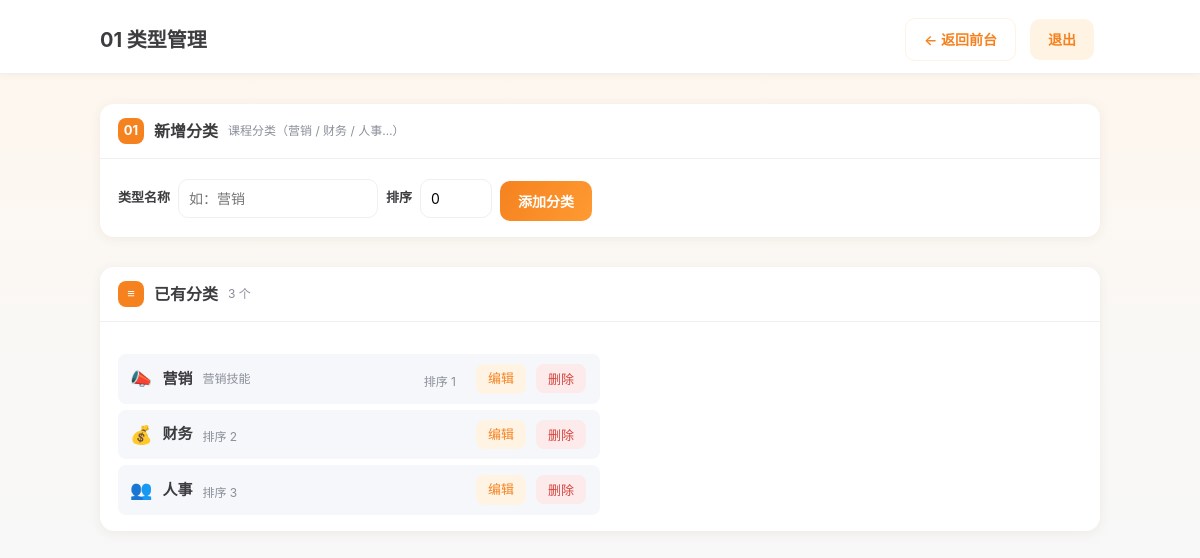
Page /admin/categories (signed in) on the committed database.
### tables this page shows
CREATE TABLE categories (
    id    INTEGER PRIMARY KEY AUTOINCREMENT,
    key   TEXT UNIQUE,
    name  TEXT NOT NULL,
    icon  TEXT,
    sort  INTEGER DEFAULT 0
, intro TEXT);

### app.py (the view)
@app.route("/admin/categories")
def admin_categories():
    r = ensure_admin()
    if r is not None:
        return r
    return render_template("admin/categories.html", cats=db.list_categories(), **_admin_stats())

### app.py (called while the page is built)
@app.before_request
def load_context():
    g.user = db.get_user(session.get("uid")) if session.get("uid") else None
    g.admin = session.get("admin") is True
    g.wecom_enabled = config.WECOM_ENABLED

@app.context_processor
def inject():
    return dict(user=g.user, admin=g.admin, wecom_enabled=config.WECOM_ENABLED,
                public_base=config.PUBLIC_BASE_URL, max_upload_mb=config.MAX_UPLOAD_MB)

def ensure_admin():
    if not g.admin:
        return redirect(url_for("admin_login"))

def _admin_stats():
    return dict(
        total_cats=db.fetch_one("SELECT COUNT(*) AS n FROM categories")["n"],
        total_courses=db.fetch_one("SELECT COUNT(*) AS n FROM courses")["n"],
        total_users=db.fetch_one("SELECT COUNT(*) AS n FROM users")["n"],
        total_certs=db.fetch_one("SELECT COUNT(*) AS n FROM certificates")["n"],
    )

### db.py (called while the page is built)
def get_conn():
    os.makedirs(os.path.dirname(config.DB_PATH), exist_ok=True)
    conn = sqlite3.connect(config.DB_PATH)
    conn.row_factory = sqlite3.Row
    conn.execute("PRAGMA foreign_keys = ON")
    return conn

def fetch_one(sql, args=()):
    conn = get_conn()
    row = conn.execute(sql, args).fetchone()
    conn.close()
    return row

def fetch_all(sql, args=()):
    conn = get_conn()
    rows = conn.execute(sql, args).fetchall()
    conn.close()
    return rows

def list_categories():
    return fetch_all("SELECT * FROM categories ORDER BY sort, id")

### templates/admin/categories.html (shortened to what this page needs)
{% extends "base.html" %}
{% set hide_topbar = true %}
{% block body %}
<div class="page-head" style="display:flex;justify-content:space-between;align-items:center;gap:14px">
  <h1>01 类型管理</h1>
  <div style="display:flex;align-items:center;gap:8px">
    <a class="btn btn-ghost" href="{{ url_for('home') }}">← 返回前台</a>
    <a class="btn" href="{{ url_for('admin_logout') }}">退出</a>
  </div>
</div>
<section class="module">
  <div class="module-head"><span class="module-no">01</span> 新增分类
    <span class="module-sub">课程分类（营销 / 财务 / 人事…）</span>
  </div>
  <div class="module-body">
    <form method="post" action="{{ url_for('admin_category_new') }}" class="admin-form admin-form-inline">
      <label>类型名称</label>
      <input name="name" placeholder="如：营销" required>
      <label>排序</label>
      <input name="sort" class="w-sm" placeholder="0" value="0">
      <button class="btn btn-primary" type="submit">添加分类</button>
    </form>
  </div>
</section>
<section class="module">
  <div class="module-head"><span class="module-no">≡</span> 已有分类
    <span class="module-sub">{{ cats|length }} 个</span>
  </div>
  <div class="module-body">
    <div class="cat-list">
      {% for c in cats %}
      <div class="cat-row">
        <span class="cat-ic">{{ c.icon }}</span>
        <span class="cat-nm">{{ c.name }}</span>
        {% if c.intro %}<span class="cat-intro" title="{{ c.intro }}">{{ c.intro }}</span>{% endif %}
        <span class="cat-meta">排序 {{ c.sort }}</span>
        <span class="cat-acts">
          <a class="mini" href="{{ url_for('admin_category_edit', cid=c.id) }}">编辑</a>
          <form method="post" action="{{ url_for('admin_category_delete', cid=c.id) }}"
                onsubmit="return confirm('删除分类「{{ c.name }}」？');" style="display:inline">
            <button class="mini danger" type="submit">删除</button>
          </form>
        </span>
      </div>
      {% else %}
      <div class="empty">还没有分类</div>
      {% endfor %}
    </div>
  </div>
</section>
{% endblock %}

### static/css/style.css (style rules this page uses)
:root { --primary:#F5821F; --primary-d:#D96E12; --primary-l:#FFF3E4; --primary-ll:#FFF9F2; --bg:#F5F7FA; --card:#fff; --text:#3D3D3F; --sub:#8B8F99; --ok:#22B573; --warn:#F5A623; --line:#EDEFF3; --radius:14px; --shadow:0 2px 12px rgba(80,55,20,.07); --shadow-lg:0 8px 30px rgba(80,55,20,.10); --gutter:100px; }
* { box-sizing:border-box;-webkit-tap-highlight-color:transparent }
html,body { margin:0;padding:0;width:100% }
body { font-family:-apple-system,BlinkMacSystemFont,"PingFang SC","Microsoft YaHei",sans-serif; background:var(--bg);color:var(--text);font-size:15px;line-height:1.5;min-height:100vh }
a { color:inherit;text-decoration:none }
.cat-meta { font-size:13px;color:var(--sub);margin-top:6px }
.btn { display:inline-block;text-align:center;padding:10px 18px;border-radius:10px; background:var(--primary-l);color:var(--primary);font-weight:600;border:none;cursor:pointer; font-size:14px;margin:6px 6px 0 0 }
.btn-primary { background:linear-gradient(120deg,var(--primary),#FF9A33);color:#fff }
.btn-ghost { background:#fff;border:1px solid var(--primary-l) }
.page-head { width:100%;padding:6px 0 16px }
.page-head h1 { font-size:20px;margin:6px 0 0 }
.admin-form { display:flex;flex-direction:column;gap:8px }
.admin-form.admin-form-inline { flex-direction:row;align-items:center;flex-wrap:wrap;gap:8px }
.admin-form.admin-form-inline label { margin-top:0;font-weight:600;color:var(--text); white-space:nowrap;font-size:13px }
.admin-form.admin-form-inline input { width:200px;flex:0 0 auto }
.admin-form.admin-form-inline input.w-sm { width:72px }
.admin-form.admin-form-inline .btn { flex:none;width:auto }
.admin-form label { font-size:13px;color:var(--sub);margin-top:6px }
.admin-form input,.admin-form select,.admin-form textarea { padding:10px;border:1px solid var(--line);border-radius:10px;font-size:14px; font-family:inherit;width:100%;background:#fff }
.mini { display:inline-block;padding:5px 12px;background:var(--primary-l);color:var(--primary); border-radius:8px;font-size:13px;border:none;cursor:pointer;margin:2px }
.mini.danger { background:#FDEAEA;color:#D6453F }
.module { background:var(--card);border-radius:var(--radius);box-shadow:var(--shadow);overflow:hidden }
.module+.module { margin-top:30px }
.module-head { display:flex;align-items:center;gap:10px;padding:14px 18px; font-size:16px;font-weight:700;border-bottom:1px solid var(--line) }
.module-no { display:inline-flex;align-items:center;justify-content:center; width:26px;height:26px;border-radius:8px;background:var(--primary);color:#fff; font-size:13px;font-weight:700;flex:none }
.module-sub { font-size:12px;color:var(--sub);font-weight:400 }
.module-body { padding:16px 18px }
.cat-list { margin-top:16px;display:flex;flex-direction:column;gap:6px;max-width:50% }
.cat-row { display:flex;align-items:center;gap:10px;padding:8px 12px;background:var(--bg);border-radius:8px }
.cat-ic { font-size:18px }
.cat-nm { font-weight:600 }
.cat-meta { font-size:12px;color:var(--sub);margin-right:8px }
.cat-intro { flex:1 1 auto;min-width:0;font-size:12px;color:var(--sub); white-space:nowrap;overflow:hidden;text-overflow:ellipsis }
.cat-acts { margin-left:auto;display:flex;gap:6px;align-items:center }
.content.no-topbar>.page-head { position:sticky;top:0;z-index:25;width:auto; margin:0 calc(-1 * var(--gutter)) 30px; padding:12px var(--gutter); background:var(--card); border-bottom:1px solid var(--line); box-shadow:0 1px 8px rgba(80,55,20,.05) }

### rows in the picture
categories: icon "📣", name "营销", intro "营销技能", sort "1"
categories: icon "💰", name "财务", sort "2"
categories: icon "👥", name "人事", sort "3"

### other values in the picture
{{ cats|length }} "3"
